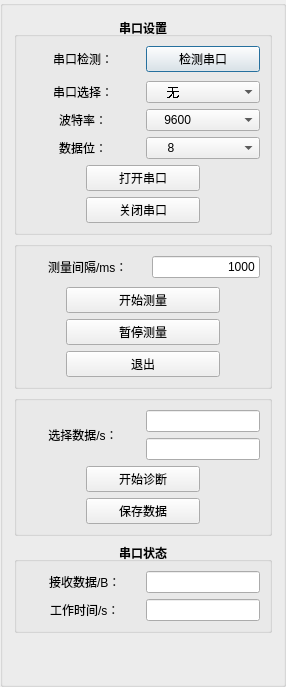
    <widget class="QGroupBox" name="groupBox_9">
     <property name="sizePolicy">
      <sizepolicy hsizetype="Expanding" vsizetype="Expanding">
       <horstretch>1</horstretch>
       <verstretch>0</verstretch>
      </sizepolicy>
     </property>
     <property name="title">
      <string/>
     </property>
     <layout class="QVBoxLayout" name="verticalLayout_4">
      <item>
       <widget class="QGroupBox" name="groupBox_8">
        <property name="sizePolicy">
         <sizepolicy hsizetype="Expanding" vsizetype="Expanding">
          <horstretch>0</horstretch>
          <verstretch>0</verstretch>
         </sizepolicy>
        </property>
        <property name="font">
         <font>
          <pointsize>9</pointsize>
          <weight>75</weight>
          <bold>true</bold>
         </font>
        </property>
        <property name="title">
         <string>串口设置</string>
        </property>
        <property name="alignment">
         <set>Qt::AlignCenter</set>
        </property>
        <layout class="QVBoxLayout" name="verticalLayout_2">
         <item>
          <layout class="QGridLayout" name="gridLayout_4">
           <item row="1" column="0" colspan="4">
            <spacer name="verticalSpacer_2">
             <property name="orientation">
              <enum>Qt::Vertical</enum>
             </property>
             <property name="sizeType">
              <enum>QSizePolicy::Fixed</enum>
             </property>
             <property name="sizeHint" stdset="0">
              <size>
               <width>20</width>
               <height>3</height>
              </size>
             </property>
            </spacer>
           </item>
           <item row="5" column="1" colspan="2">
            <widget class="QPushButton" name="open_button">
             <property name="sizePolicy">
              <sizepolicy hsizetype="Expanding" vsizetype="Fixed">
               <horstretch>1</horstretch>
               <verstretch>0</verstretch>
              </sizepolicy>
             </property>
             <property name="font">
              <font>
               <pointsize>9</pointsize>
               <weight>50</weight>
               <bold>false</bold>
              </font>
             </property>
             <property name="text">
              <string>打开串口</string>
             </property>
            </widget>
           </item>
           <item row="4" column="0" colspan="2">
            <widget class="QLabel" name="s1__lb_4">
             <property name="sizePolicy">
              <sizepolicy hsizetype="Expanding" vsizetype="Preferred">
               <horstretch>1</horstretch>
               <verstretch>0</verstretch>
              </sizepolicy>
             </property>
             <property name="font">
              <font>
               <pointsize>9</pointsize>
               <weight>50</weight>
               <bold>false</bold>
              </font>
             </property>
             <property name="text">
              <string>数据位：</string>
             </property>
             <property name="alignment">
              <set>Qt::AlignCenter</set>
             </property>
            </widget>
           </item>
           <item row="4" column="2" colspan="2">
            <widget class="QComboBox" name="databits">
             <property name="sizePolicy">
              <sizepolicy hsizetype="Expanding" vsizetype="Fixed">
               <horstretch>1</horstretch>
               <verstretch>0</verstretch>
              </sizepolicy>
             </property>
             <property name="font">
              <font>
               <pointsize>9</pointsize>
               <weight>50</weight>
               <bold>false</bold>
              </font>
             </property>
             <property name="maxCount">
              <number>2147483646</number>
             </property>
             <item>
              <property name="text">
               <string>     8</string>
              </property>
             </item>
             <item>
              <property name="text">
               <string>     7</string>
              </property>
             </item>
            </widget>
           </item>
           <item row="3" column="0" colspan="2">
            <widget class="QLabel" name="s1__lb_3">
             <property name="sizePolicy">
              <sizepolicy hsizetype="Expanding" vsizetype="Preferred">
               <horstretch>1</horstretch>
               <verstretch>0</verstretch>
              </sizepolicy>
             </property>
             <property name="font">
              <font>
               <pointsize>9</pointsize>
               <weight>50</weight>
               <bold>false</bold>
              </font>
             </property>
             <property name="text">
              <string>波特率：</string>
             </property>
             <property name="alignment">
              <set>Qt::AlignCenter</set>
             </property>
            </widget>
           </item>
           <item row="5" column="0">
            <spacer name="horizontalSpacer_10">
             <property name="orientation">
              <enum>Qt::Horizontal</enum>
             </property>
             <property name="sizeHint" stdset="0">
              <size>
               <width>40</width>
               <height>20</height>
              </size>
             </property>
            </spacer>
           </item>
           <item row="5" column="3">
            <spacer name="horizontalSpacer_11">
             <property name="orientation">
              <enum>Qt::Horizontal</enum>
             </property>
             <property name="sizeHint" stdset="0">
              <size>
               <width>40</width>
               <height>20</height>
              </size>
             </property>
            </spacer>
           </item>
           <item row="0" column="0" colspan="2">
            <widget class="QLabel" name="s1__lb_1">
             <property name="sizePolicy">
              <sizepolicy hsizetype="Preferred" vsizetype="Fixed">
               <horstretch>1</horstretch>
               <verstretch>0</verstretch>
              </sizepolicy>
             </property>
             <property name="font">
              <font>
               <pointsize>9</pointsize>
               <weight>50</weight>
               <bold>false</bold>
              </font>
             </property>
             <property name="text">
              <string>串口检测：</string>
             </property>
             <property name="alignment">
              <set>Qt::AlignCenter</set>
             </property>
            </widget>
           </item>
           <item row="3" column="2" colspan="2">
            <widget class="QComboBox" name="baudrate">
             <property name="sizePolicy">
              <sizepolicy hsizetype="Expanding" vsizetype="Fixed">
               <horstretch>1</horstretch>
               <verstretch>0</verstretch>
              </sizepolicy>
             </property>
             <property name="font">
              <font>
               <pointsize>9</pointsize>
               <weight>50</weight>
               <bold>false</bold>
              </font>
             </property>
             <property name="sizeAdjustPolicy">
              <enum>QComboBox::AdjustToMinimumContentsLength</enum>
             </property>
             <property name="iconSize">
              <size>
               <width>16</width>
               <height>16</height>
              </size>
             </property>
             <property name="duplicatesEnabled">
              <bool>false</bool>
             </property>
             <item>
              <property name="text">
               <string>    9600</string>
              </property>
             </item>
             <item>
              <property name="text">
               <string>    2400</string>
              </property>
             </item>
             <item>
              <property name="text">
               <string>    4800</string>
              </property>
             </item>
             <item>
              <property name="text">
               <string>    12800</string>
              </property>
             </item>
             <item>
              <property name="text">
               <string>    14400</string>
              </property>
             </item>
             <item>
              <property name="text">
               <string>    19200</string>
              </property>
             </item>
             <item>
              <property name="text">
               <string>    38400</string>
              </property>
             </item>
             <item>
              <property name="text">
               <string>    57600</string>
              </property>
             </item>
             <item>
              <property name="text">
               <string>    115200</string>
              </property>
             </item>
            </widget>
           </item>
           <item row="2" column="0" colspan="2">
            <widget class="QLabel" name="s1__lb_2">
             <property name="sizePolicy">
              <sizepolicy hsizetype="Expanding" vsizetype="Preferred">
               <horstretch>1</horstretch>
               <verstretch>0</verstretch>
              </sizepolicy>
             </property>
             <property name="font">
              <font>
               <pointsize>9</pointsize>
               <weight>50</weight>
               <bold>false</bold>
              </font>
             </property>
             <property name="text">
              <string>串口选择：</string>
             </property>
             <property name="alignment">
              <set>Qt::AlignCenter</set>
             </property>
            </widget>
           </item>
           <item row="6" column="1" colspan="2">
            <widget class="QPushButton" name="close_button">
             <property name="sizePolicy">
              <sizepolicy hsizetype="Expanding" vsizetype="Fixed">
               <horstretch>1</horstretch>
               <verstretch>0</verstretch>
              </sizepolicy>
             </property>
             <property name="font">
              <font>
               <pointsize>9</pointsize>
               <weight>50</weight>
               <bold>false</bold>
              </font>
             </property>
             <property name="text">
              <string>关闭串口</string>
             </property>
            </widget>
           </item>
           <item row="2" column="2" colspan="2">
            <widget class="QComboBox" name="serialportnum">
             <property name="sizePolicy">
              <sizepolicy hsizetype="Expanding" vsizetype="Fixed">
               <horstretch>1</horstretch>
               <verstretch>0</verstretch>
              </sizepolicy>
             </property>
             <property name="font">
              <font>
               <pointsize>9</pointsize>
               <weight>50</weight>
               <bold>false</bold>
               <stylestrategy>NoAntialias</stylestrategy>
               <kerning>true</kerning>
              </font>
             </property>
             <property name="contextMenuPolicy">
              <enum>Qt::CustomContextMenu</enum>
             </property>
             <property name="editable">
              <bool>false</bool>
             </property>
             <property name="currentText">
              <string>     无</string>
             </property>
             <property name="sizeAdjustPolicy">
              <enum>QComboBox::AdjustToContents</enum>
             </property>
             <property name="minimumContentsLength">
              <number>0</number>
             </property>
             <item>
              <property name="text">
               <string>     无</string>
              </property>
             </item>
            </widget>
           </item>
           <item row="0" column="2" colspan="2">
            <widget class="QPushButton" name="checkserialport">
             <property name="sizePolicy">
              <sizepolicy hsizetype="Expanding" vsizetype="Fixed">
               <horstretch>1</horstretch>
               <verstretch>0</verstretch>
              </sizepolicy>
             </property>
             <property name="font">
              <font>
               <pointsize>9</pointsize>
               <weight>50</weight>
               <bold>false</bold>
              </font>
             </property>
             <property name="text">
              <string>检测串口</string>
             </property>
             <property name="autoRepeatInterval">
              <number>100</number>
             </property>
             <property name="default">
              <bool>true</bool>
             </property>
            </widget>
           </item>
          </layout>
         </item>
        </layout>
       </widget>
      </item>
      <item>
       <widget class="QGroupBox" name="groupBox">
        <property name="sizePolicy">
         <sizepolicy hsizetype="Expanding" vsizetype="Expanding">
          <horstretch>0</horstretch>
          <verstretch>0</verstretch>
         </sizepolicy>
        </property>
        <property name="title">
         <string/>
        </property>
        <layout class="QVBoxLayout" name="verticalLayout_3">
         <item>
          <layout class="QGridLayout" name="gridLayout_9">
           <item row="0" column="0">
            <widget class="QLabel" name="label_3">
             <property name="sizePolicy">
              <sizepolicy hsizetype="Expanding" vsizetype="Fixed">
               <horstretch>1</horstretch>
               <verstretch>0</verstretch>
              </sizepolicy>
             </property>
             <property name="text">
              <string> 测量间隔/ms：</string>
             </property>
             <property name="alignment">
              <set>Qt::AlignCenter</set>
             </property>
            </widget>
           </item>
           <item row="0" column="1">
            <widget class="QLineEdit" name="lineEdit_time_interval">
             <property name="text">
              <string>1000</string>
             </property>
             <property name="alignment">
              <set>Qt::AlignRight|Qt::AlignTrailing|Qt::AlignVCenter</set>
             </property>
            </widget>
           </item>
           <item row="1" column="0" colspan="2">
            <spacer name="verticalSpacer_3">
             <property name="orientation">
              <enum>Qt::Vertical</enum>
             </property>
             <property name="sizeType">
              <enum>QSizePolicy::Fixed</enum>
             </property>
             <property name="sizeHint" stdset="0">
              <size>
               <width>20</width>
               <height>3</height>
              </size>
             </property>
            </spacer>
           </item>
           <item row="2" column="0" colspan="2">
            <layout class="QGridLayout" name="gridLayout">
             <item row="1" column="0" rowspan="3">
              <spacer name="horizontalSpacer">
               <property name="orientation">
                <enum>Qt::Horizontal</enum>
               </property>
               <property name="sizeHint" stdset="0">
                <size>
                 <width>40</width>
                 <height>20</height>
                </size>
               </property>
              </spacer>
             </item>
             <item row="2" column="0">
              <spacer name="horizontalSpacer_4">
               <property name="orientation">
                <enum>Qt::Horizontal</enum>
               </property>
               <property name="sizeHint" stdset="0">
                <size>
                 <width>40</width>
                 <height>20</height>
                </size>
               </property>
              </spacer>
             </item>
             <item row="0" column="1">
              <widget class="QPushButton" name="start_measure_button">
               <property name="sizePolicy">
                <sizepolicy hsizetype="Expanding" vsizetype="Fixed">
                 <horstretch>1</horstretch>
                 <verstretch>0</verstretch>
                </sizepolicy>
               </property>
               <property name="text">
                <string>开始测量</string>
               </property>
              </widget>
             </item>
             <item row="1" column="1" rowspan="3">
              <widget class="QPushButton" name="stop_measure_Button">
               <property name="sizePolicy">
                <sizepolicy hsizetype="Expanding" vsizetype="Fixed">
                 <horstretch>1</horstretch>
                 <verstretch>0</verstretch>
                </sizepolicy>
               </property>
               <property name="text">
                <string>暂停测量</string>
               </property>
              </widget>
             </item>
             <item row="4" column="1">
              <widget class="QPushButton" name="quit_Button">
               <property name="sizePolicy">
                <sizepolicy hsizetype="Expanding" vsizetype="Fixed">
                 <horstretch>1</horstretch>
                 <verstretch>0</verstretch>
                </sizepolicy>
               </property>
               <property name="font">
                <font>
                 <pointsize>9</pointsize>
                </font>
               </property>
               <property name="text">
                <string>退出</string>
               </property>
              </widget>
             </item>
             <item row="2" column="2">
              <spacer name="horizontalSpacer_5">
               <property name="orientation">
                <enum>Qt::Horizontal</enum>
               </property>
               <property name="sizeHint" stdset="0">
                <size>
                 <width>40</width>
                 <height>20</height>
                </size>
               </property>
              </spacer>
             </item>
            </layout>
           </item>
          </layout>
         </item>
        </layout>
       </widget>
      </item>
      <item>
       <widget class="QGroupBox" name="groupBox_6">
        <property name="sizePolicy">
         <sizepolicy hsizetype="Expanding" vsizetype="Expanding">
          <horstretch>0</horstretch>
          <verstretch>0</verstretch>
         </sizepolicy>
        </property>
        <property name="title">
         <string/>
        </property>
        <layout class="QGridLayout" name="gridLayout_8">
         <item row="0" column="0">
          <layout class="QGridLayout" name="gridLayout_7">
           <item row="3" column="0">
            <spacer name="horizontalSpacer_8">
             <property name="orientation">
              <enum>Qt::Horizontal</enum>
             </property>
             <property name="sizeHint" stdset="0">
              <size>
               <width>40</width>
               <height>20</height>
              </size>
             </property>
            </spacer>
           </item>
           <item row="1" column="2" colspan="2">
            <widget class="QLineEdit" name="lineEdit_endcoordinate">
             <property name="sizePolicy">
              <sizepolicy hsizetype="Expanding" vsizetype="Fixed">
               <horstretch>0</horstretch>
               <verstretch>0</verstretch>
              </sizepolicy>
             </property>
             <property name="alignment">
              <set>Qt::AlignRight|Qt::AlignTrailing|Qt::AlignVCenter</set>
             </property>
            </widget>
           </item>
           <item row="3" column="1" colspan="2">
            <widget class="QPushButton" name="savedata_button">
             <property name="sizePolicy">
              <sizepolicy hsizetype="Minimum" vsizetype="Fixed">
               <horstretch>0</horstretch>
               <verstretch>0</verstretch>
              </sizepolicy>
             </property>
             <property name="text">
              <string>保存数据</string>
             </property>
            </widget>
           </item>
           <item row="2" column="1" colspan="2">
            <widget class="QPushButton" name="svm_eval_button">
             <property name="sizePolicy">
              <sizepolicy hsizetype="Minimum" vsizetype="Fixed">
               <horstretch>0</horstretch>
               <verstretch>0</verstretch>
              </sizepolicy>
             </property>
             <property name="text">
              <string>开始诊断</string>
             </property>
            </widget>
           </item>
           <item row="0" column="0" rowspan="2" colspan="2">
            <widget class="QLabel" name="label_5">
             <property name="sizePolicy">
              <sizepolicy hsizetype="Expanding" vsizetype="Fixed">
               <horstretch>1</horstretch>
               <verstretch>0</verstretch>
              </sizepolicy>
             </property>
             <property name="text">
              <string>选择数据/s：</string>
             </property>
             <property name="alignment">
              <set>Qt::AlignCenter</set>
             </property>
            </widget>
           </item>
           <item row="0" column="2" colspan="2">
            <widget class="QLineEdit" name="lineEdit_startcoordinate">
             <property name="sizePolicy">
              <sizepolicy hsizetype="Expanding" vsizetype="Fixed">
               <horstretch>1</horstretch>
               <verstretch>0</verstretch>
              </sizepolicy>
             </property>
             <property name="sizeIncrement">
              <size>
               <width>0</width>
               <height>0</height>
              </size>
             </property>
             <property name="alignment">
              <set>Qt::AlignRight|Qt::AlignTrailing|Qt::AlignVCenter</set>
             </property>
            </widget>
           </item>
           <item row="3" column="3">
            <spacer name="horizontalSpacer_9">
             <property name="orientation">
              <enum>Qt::Horizontal</enum>
             </property>
             <property name="sizeHint" stdset="0">
              <size>
               <width>40</width>
               <height>20</height>
              </size>
             </property>
            </spacer>
           </item>
          </layout>
         </item>
        </layout>
       </widget>
      </item>
      <item>
       <widget class="QGroupBox" name="groupBox_4">
        <property name="sizePolicy">
         <sizepolicy hsizetype="Expanding" vsizetype="Fixed">
          <horstretch>0</horstretch>
          <verstretch>0</verstretch>
         </sizepolicy>
        </property>
        <property name="font">
         <font>
          <pointsize>9</pointsize>
          <weight>75</weight>
          <bold>true</bold>
         </font>
        </property>
        <property name="title">
         <string>串口状态</string>
        </property>
        <property name="alignment">
         <set>Qt::AlignCenter</set>
        </property>
        <layout class="QGridLayout" name="gridLayout_11">
         <item row="0" column="0">
          <layout class="QGridLayout" name="gridLayout_5">
           <item row="1" column="0">
            <widget class="QLabel" name="label_2">
             <property name="sizePolicy">
              <sizepolicy hsizetype="Expanding" vsizetype="Fixed">
               <horstretch>1</horstretch>
               <verstretch>0</verstretch>
              </sizepolicy>
             </property>
             <property name="font">
              <font>
               <pointsize>9</pointsize>
               <weight>50</weight>
               <bold>false</bold>
              </font>
             </property>
             <property name="text">
              <string> 工作时间/s：</string>
             </property>
             <property name="alignment">
              <set>Qt::AlignCenter</set>
             </property>
            </widget>
           </item>
           <item row="0" column="1">
            <widget class="QLineEdit" name="lineEdit_showrecdatanum">
             <property name="sizePolicy">
              <sizepolicy hsizetype="Expanding" vsizetype="Fixed">
               <horstretch>1</horstretch>
               <verstretch>0</verstretch>
              </sizepolicy>
             </property>
             <property name="font">
              <font>
               <pointsize>9</pointsize>
               <weight>50</weight>
               <bold>false</bold>
              </font>
             </property>
             <property name="alignment">
              <set>Qt::AlignRight|Qt::AlignTrailing|Qt::AlignVCenter</set>
             </property>
             <property name="readOnly">
              <bool>true</bool>
             </property>
            </widget>
           </item>
           <item row="0" column="0">
            <widget class="QLabel" name="label">
             <property name="sizePolicy">
              <sizepolicy hsizetype="Expanding" vsizetype="Fixed">
               <horstretch>1</horstretch>
               <verstretch>0</verstretch>
              </sizepolicy>
             </property>
             <property name="font">
              <font>
               <pointsize>9</pointsize>
               <weight>50</weight>
               <bold>false</bold>
              </font>
             </property>
             <property name="text">
              <string> 接收数据/B：</string>
             </property>
             <property name="alignment">
              <set>Qt::AlignCenter</set>
             </property>
            </widget>
           </item>
           <item row="1" column="1">
            <widget class="QLineEdit" name="lineEdit_showtime">
             <property name="sizePolicy">
              <sizepolicy hsizetype="Expanding" vsizetype="Fixed">
               <horstretch>1</horstretch>
               <verstretch>0</verstretch>
              </sizepolicy>
             </property>
             <property name="font">
              <font>
               <pointsize>9</pointsize>
               <weight>50</weight>
               <bold>false</bold>
              </font>
             </property>
             <property name="alignment">
              <set>Qt::AlignRight|Qt::AlignTrailing|Qt::AlignVCenter</set>
             </property>
             <property name="readOnly">
              <bool>true</bool>
             </property>
            </widget>
           </item>
          </layout>
         </item>
        </layout>
       </widget>
      </item>
      <item>
       <spacer name="verticalSpacer">
        <property name="orientation">
         <enum>Qt::Vertical</enum>
        </property>
        <property name="sizeHint" stdset="0">
         <size>
          <width>20</width>
          <height>40</height>
         </size>
        </property>
       </spacer>
      </item>
     </layout>
    </widget>
